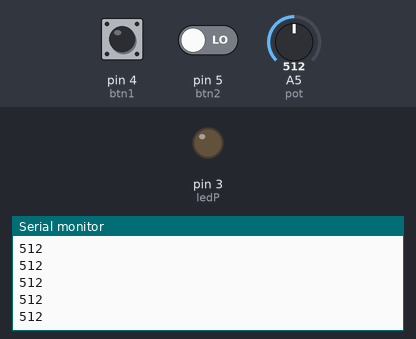
Simulated run of this sketch. Board: Arduino Uno, built with avr-gcc and run on an emulated ATmega328P. Parts: output pins drawn as LEDs (lit = HIGH), the last lines printed to the serial monitor. The test bench sets the inputs (shaded band); at power-on: pin 4 (btn1) LOW, pin 5 (btn2) LOW, A5 (pot) = 512.

Above: at 1.2 s.
1.3 s: pin 4 (btn1) pulled HIGH for 0.15 s
2.9 s: pin 4 (btn1) driven HIGH and pin 5 (btn2) driven HIGH
At 3.2 s:
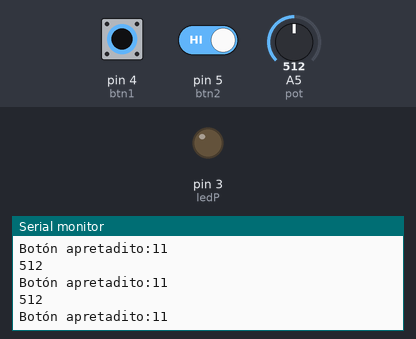
5.9 s: A5 (pot) set to 0
At 6.08 s:
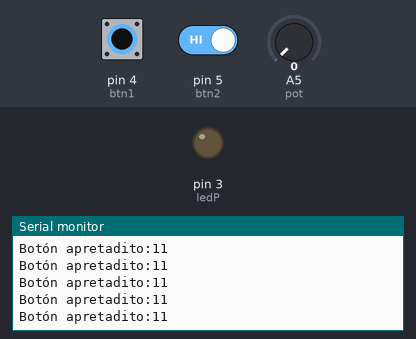
8.9 s: A5 (pot) set to 1023
At 8.95 s:
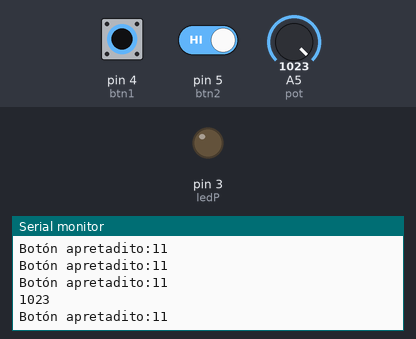

The sketch:

sketch-tp2.ino
```cpp
// C++ code
//variables de los pines
int ledP = 3;
int btn1 = 4;
int btn2 = 5;
int pot = A5;
// variables de los estados
int potEs = 0;
int btn1Es = 0;
int btn2Es = 0;
int ledEs = 0;

void setup()
{
  pinMode(ledP, OUTPUT);
  pinMode(btn1, INPUT);
  pinMode(btn2, INPUT);
  pinMode(pot,INPUT);
  Serial.begin(9600);
}

void loop()
{
    // debug
 if (digitalRead(btn1) == HIGH || digitalRead(btn2) == HIGH){
    Serial.print("Botón apretadito:");
    Serial.print(digitalRead(btn1));
    Serial.println(digitalRead(btn2));
    delay(50);
 }
 if (analogRead(pot) > 0){
    Serial.println(analogRead(pot));
 }
}
```

Measured:
- after the input at 2.9 s, the serial monitor: prints a new line after 0.07 s (image 1)
- after the input at 8.9 s, the serial monitor: prints a new line at once (image 3)
